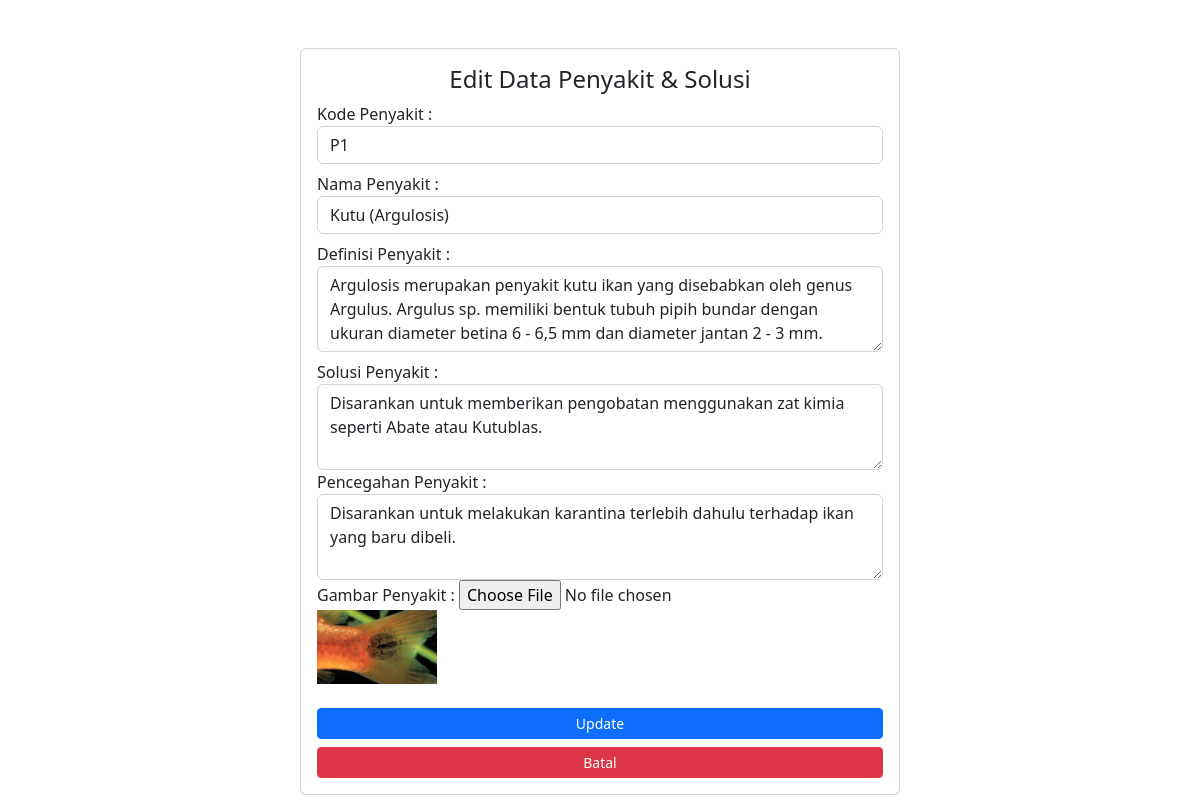
/dist/admin/penyakit/editpenyakit.php?kdubah=1, run on the app's committed database.
### tables this page shows
CREATE TABLE `tb_penyakit` (
  `id` int(11) NOT NULL,
  `kdpenyakit` varchar(3) DEFAULT NULL,
  `nama_penyakit` varchar(100) DEFAULT NULL,
  `definisi` text DEFAULT NULL,
  `solusi` text NOT NULL,
  `pencegahan` text NOT NULL,
  `gambar` varchar(100) NOT NULL
);

### dist/admin/penyakit/editpenyakit.php (the view, shortened to what this page needs)
<?php
include "../../../koneksi.php";
$kdubah = $_GET['kdubah'];
if ($kdubah != "") {
  $sql = "SELECT * FROM tb_penyakit WHERE id='$kdubah'";
  $qry = mysqli_query($koneksi, $sql)
    or die("SQL ERROR" . mysqli_error($koneksi));
  $data = mysqli_fetch_array($qry);
  $edit_kdpenyakit = $data['kdpenyakit'];
  $edit_penyakit = $data['nama_penyakit'];
  $edit_definisi = $data['definisi'];
  $edit_solusi = $data['solusi'];
  $edit_pencegahan = $data['pencegahan'];
  $gambar = $data['gambar'];
}
?>
<!DOCTYPE html>
<html>
<head>
  <link href="../../vendor/bootstrap/css/bootstrap.min.css" rel="stylesheet">
  <link rel="stylesheet" href="https://cdn.jsdelivr.net/npm/bootstrap-icons@1.10.2/font/bootstrap-icons.css">
</head>
<body>
  <div class="card col-md-6 mx-auto mt-5">
    <div class="card-body">
      <h4 class="text-center">Edit Data Penyakit & Solusi</h4>
      <form method="post" action="./editpenyakit2.php" enctype="multipart/form-data">
        <div class="form-group mb-2">
          <label for="kdpenyakit">Kode Penyakit :</label>
          <input type="text" class="form-control" id="kdpenyakit" name="kdpenyakit" value="<?php echo $edit_kdpenyakit; ?>">
        </div>
        <div class="form-group mb-2">
          <label for="nama_penyakit">Nama Penyakit :</label>
          <input type="text" class="form-control" id="edit_penyakit" name="edit_penyakit" value="<?php echo $edit_penyakit; ?>">
        </div>
        <div class="form-group mb-2">
          <label for="definisi">Definisi Penyakit :</label>
          <textarea class="form-control" rows="3" id="edit_definisi" name="edit_definisi"><?php echo $edit_definisi; ?></textarea>
        </div>
        <div class="form-group">
          <label for="solusi">Solusi Penyakit :</label>
          <textarea class="form-control" rows="3" id="edit_solusi" name="edit_solusi"><?php echo $edit_solusi; ?></textarea>
        </div>
        <div class="form-group">
          <label for="solusi">Pencegahan Penyakit :</label>
          <textarea class="form-control" rows="3" id="edit_pencegahan" name="edit_pencegahan"><?php echo $edit_pencegahan; ?></textarea>
        </div>
        <div class="form-group">
          <label for="solusi">Gambar Penyakit :</label>
          <input type="file" name="filegambar" class="filegambar" id="filegambar" onchange="previewImage()">
          <img src="../../img/thumb/<?= $gambar ?>" width="120" style="display: block;" class="img-preview">
        </div>
        <div class="d-grid gap-2">
          <button type="submit" name="simpan" id="simpan" class="btn btn-primary mt-4 btn-sm">Update</button>
          <a href="./penyakit.php" type="button" class="btn btn-danger btn-sm" name="batal" id="batal">Batal</a>
        </div>
      </form>
    </div>
  </div>
</body>
</html>

### data on the page
tb_penyakit: kdpenyakit "P1", edit_penyakit "Kutu (Argulosis)", edit_definisi "Argulosis merupakan penyakit kutu ikan yang disebabkan oleh genus Argulus. Argulus sp. memiliki bentuk tubuh pipih bundar dengan ukuran diameter betina 6 - 6,5 mm dan diameter jantan 2 - 3 mm.", edit_solusi "Disarankan untuk memberikan pengobatan menggunakan zat kimia seperti Abate atau Kutublas.", edit_pencegahan "Disarankan untuk melakukan karantina terlebih dahulu terhadap ikan yang baru dibeli.", gambar (picture)
